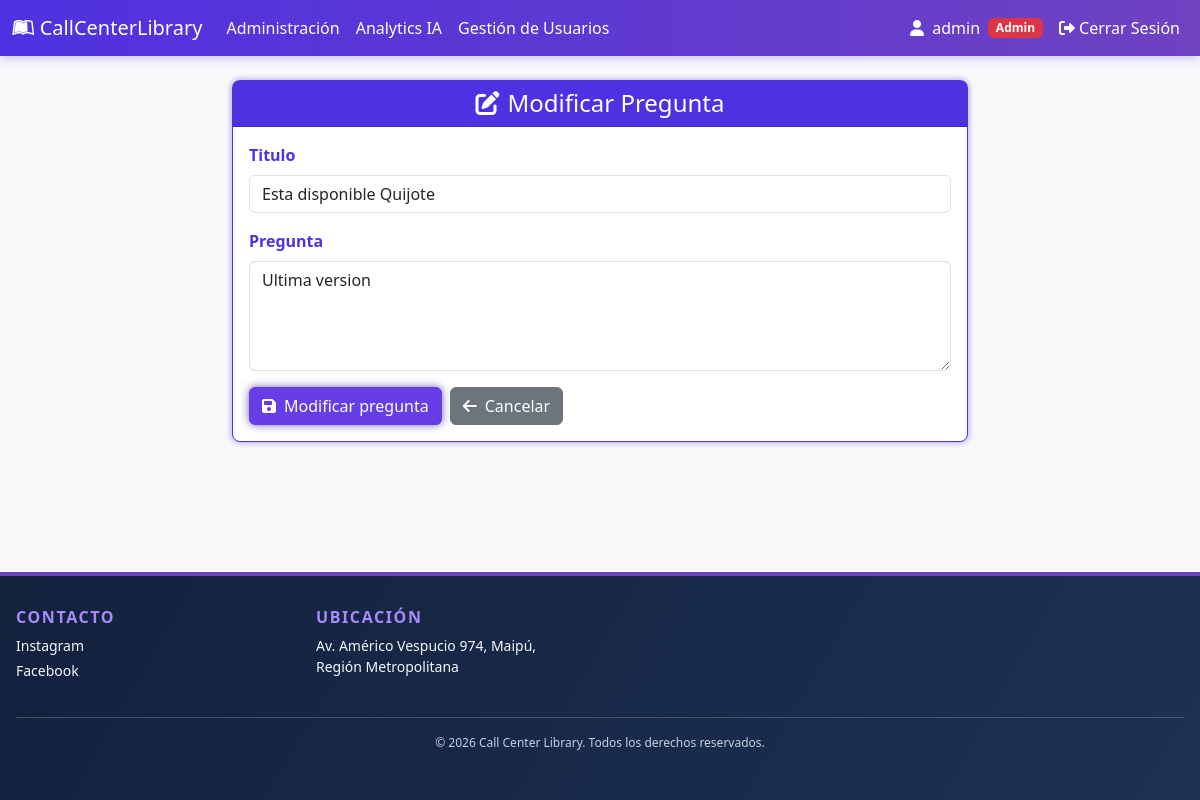
The page /ModificarPregunta/21/ (signed in) on the database its author committed.
### online/models.py (models this page shows, shortened)
class Usuario(AbstractBaseUser):
    nombre = models.CharField(
        verbose_name="Nombre", max_length=30, blank=True, null=True
    )
    apellido = models.CharField(
        verbose_name="Apellido", max_length=30, blank=True, null=True
    )
    rut = models.CharField(
        verbose_name="RUT", max_length=12, unique=True, blank=True, null=True
    )
    correo = models.EmailField(
        verbose_name="Correo electrónico",
        max_length=70,
        unique=True,
    )
    usuario = models.CharField(
        verbose_name="Usuario",
        max_length=50,
        unique=True,
    )
    fecha_nacimiento = models.DateField(
        verbose_name="Fecha de nacimiento", null=True, blank=True
    )
    activo = models.BooleanField(default=True)
    admin = models.BooleanField(default=False)
    tecnico = models.BooleanField(default=False)
    token = TextField(default="")
    token_hasta = DateTimeField(auto_now_add=True)
    USERNAME_FIELD = "usuario"
    REQUIRED_FIELDS = ["correo"]
    objects = UserManager()
    @property
    def is_active(self):
        return self.activo

class Preguntas(models.Model):
    ESTADO_CHOICES = [
        ('pendiente', 'Pendiente'),
        ('en_proceso', 'En Proceso'),
        ('resuelto', 'Resuelto'),
        ('cerrado', 'Cerrado'),
    ]
    PRIORIDAD_CHOICES = [
        ('baja', 'Baja'),
        ('media', 'Media'),
        ('alta', 'Alta'),
        ('urgente', 'Urgente'),
    ]
    idPregunta = models.AutoField(primary_key=True)
    Titulo = models.CharField(max_length=60)
    Pregunta = models.TextField()
    Fecha_creacion = models.DateTimeField()
    Usuario = models.ForeignKey(Usuario, on_delete=models.CASCADE)
    categoria = models.CharField(max_length=50, blank=True, null=True)
    estado = models.CharField(max_length=20, choices=ESTADO_CHOICES, default='pendiente')
    prioridad = models.CharField(max_length=20, choices=PRIORIDAD_CHOICES, default='media')

### administracion/views.py (the view, shortened to what this page needs)
@login_required
def ModificarPregunta(request: HttpRequest, idPregunta: int) -> HttpResponse:
    usuario: object = request.user
    assert isinstance(usuario, Usuario)
    es_admin: int = usuario.admin
    if not es_admin:
        usuario_id: Any | None = usuario.pk
        return redirect(f"/Inicio/{usuario_id}")
    pregunta = get_object_or_404(Preguntas, idPregunta=idPregunta)
    sugerencias_ia: list[Any] = []
    asistente_ia: AsistenteIA = AsistenteIA()
    categoria_ia: str = ""
    preguntas_similares: list[Any] = []
    form: PreguntasForm = PreguntasForm(instance=pregunta)
    resultado_categoria_ia: str
    resultado_preguntas_similares: list[Any]
    if "categoria_ia" in locals():
        resultado_categoria_ia = categoria_ia
    else:
        resultado_categoria_ia = "No disponible"
    if "preguntas_similares" in locals():
        resultado_preguntas_similares = preguntas_similares
    else:
        resultado_preguntas_similares = []
    return render(
        request       = request,
        template_name = "ModificarPregunta.html",
        context       = {
            "form": form,
            "pregunta": pregunta,
            "sugerencias_ia": sugerencias_ia,
            "categoria_ia": resultado_categoria_ia,
            "preguntas_similares": resultado_preguntas_similares,
        },
    )

### online/forms.py
class PreguntasForm(forms.ModelForm):
    class Meta:
        model = Preguntas
        fields = ['Titulo', 'Pregunta', 'Usuario', 'Fecha_creacion', 'categoria']
        widgets = {
            'Titulo': forms.TextInput(attrs={'placeholder': 'Título de la pregunta', 'class': 'form-control'}),
            'Pregunta': forms.Textarea(attrs={'placeholder': 'Escriba su pregunta aquí...', 'class': 'form-control', 'rows': 4}),
            'Usuario': forms.HiddenInput(),
            'Fecha_creacion': forms.HiddenInput(),
            'categoria': forms.HiddenInput(),
        }

### administracion/templates/ModificarPregunta.html (shortened to what this page needs)
{% extends "componentes/header.html" %}
{% load static %}
{% block content %}
<div class="container py-4">
    <div class="row justify-content-center">
        <div class="col-lg-8">
            <div class="card card-purple">
                <div class="card-header bg-purple text-white text-center">
                    <h4 class="mb-0"><i class="fas fa-edit me-2"></i>Modificar Pregunta</h4>
                </div>
                <div class="card-body">
                    <form method="post" action="{% url 'modificar_pregunta' pregunta.idPregunta %}">
                        {% for field in form %}
                            {% if field.is_hidden %}
                                {{ field }}
                            {% else %}
                            <div class="mb-3">
                                <label class="form-label fw-semibold text-purple" for="{{ field.id_for_label }}">{{ field.label }}</label>
                                {{ field }}
                            </div>
                            {% endif %}
                        {% endfor %}
                        <div class="d-flex gap-2 mt-3">
                            <button type="submit" class="btn btn-purple">
                                <i class="fas fa-save me-2"></i>Modificar pregunta
                            </button>
                            <a href="/Administracion/" class="btn btn-secondary">
                                <i class="fas fa-arrow-left me-2"></i>Cancelar
                            </a>
                        </div>
                    </form>
                </div>
            </div>
        </div>
    </div>
</div>
{% endblock %}

### online/templates/componentes/header.html (shortened to what this page needs)
{% load static %}
<!DOCTYPE html>
<html lang="es">
<head>
    <link rel="stylesheet" href="https://cdnjs.cloudflare.com/ajax/libs/font-awesome/6.0.0/css/all.min.css">
    <link href="https://cdn.jsdelivr.net/npm/bootstrap@5.3.8/dist/css/bootstrap.min.css" rel="stylesheet">
    <link href="{% static 'main.css'%}" rel="stylesheet">
</head>
<body>
    <nav class="navbar navbar-expand-lg">
        <div class="container-fluid">
            <a class="navbar-brand" href="{% if user.is_authenticated %}{% if user.admin or user.tecnico %}/Administracion/{% else %}/Inicio/{% endif %}{% else %}/{% endif %}">
            <i class="fa-brands fa-leanpub"></i>
                CallCenterLibrary
            </a>
            <div class="collapse navbar-collapse" id="navbar-items">
                <ul class="navbar-nav me-auto mb-2 mb-lg-0">
                    {% if user.is_authenticated %}
                        {% if user.admin or user.tecnico %}
                        <li class="nav-item">
                            <a class="nav-link" href="/Administracion/">Administración</a>
                        </li>
                        {% if user.admin %}
                        <li class="nav-item">
                            <a class="nav-link" href="{% url 'analytics_ia' %}">Analytics IA</a>
                        </li>
                        {% endif %}
                        {% if user.admin %}
                        <li class="nav-item">
                            <a class="nav-link" href="/GestionUsuarios/">Gestión de Usuarios</a>
                        </li>
                        {% endif %}
                        {% else %}
                        <li class="nav-item">
                            <a class="nav-link" href="/Inicio/">Inicio</a>
                        </li>
                        {% endif %}
                    {% else %}
                        <li class="nav-item">
                            <a class="nav-link" href="/">Inicio</a>
                        </li>
                    {% endif %}
                </ul>
                {% if user.is_authenticated %}
                    <span class="text-white me-2">
                        <i class="fas fa-user me-1"></i> {{ user.usuario }}
                    </span>
                    {% if user.admin %}
                        <span class="badge bg-danger me-2">Admin</span>
                    {% elif user.tecnico %}
                        <span class="badge bg-info me-2">Técnico</span>
                    {% endif %}
                {% endif %}
                <ul class="navbar-nav mb-2 mb-lg-0">
                    {% if user.is_authenticated %}
                        <li class="nav-item">
                            <form method="post" action="{% url 'Logout' %}" class="d-inline">
                                <button type="submit" class="btn btn-link nav-link">
                                    <i class="fas fa-sign-out-alt"></i> Cerrar Sesión
                                </button>
                            </form>
                        </li>
                    {% endif %}
                </ul>
            </div>
        </div>
    </nav>
    <main>
        {% block content %}
        {% endblock %}
    </main>
    <footer class="site-footer">
        <div class="footer-content">
            <section class="footer-section">
                <h2>Contacto</h2>
                <p>Instagram</p>
                <p>Facebook</p>
            </section>
            <section class="footer-section">
                <h2>Ubicación</h2>
                <p>Av. Américo Vespucio 974, Maipú, Región Metropolitana</p>
            </section>
            <p class="footer-copyright">© 2026 Call Center Library. Todos los derechos reservados.</p>
        </div>
    </footer>
</body>
</html>

### static/main.css (style rules this page uses)
:root { --bs-primary: #6f42c1; --bs-primary-rgb: 111, 66, 193; --bs-secondary: #764ba2; --purple-accent: #673de6; --purple-deep: #4E31E1; --purple-gradient: linear-gradient(135deg, #667eea 0%, #764ba2 100%); }
body { min-height: 100vh; background-color: #f8f9fa; display: flex; flex-direction: column; }
main { flex: 1 0 auto; width: 100%; }
.navbar { background: linear-gradient(90deg, #4E31E1 0%, #6f42c1 100%) !important; box-shadow: 0 2px 10px rgba(78, 49, 225, 0.3); }
.navbar-brand, .navbar-nav .nav-link { color: white !important; font-weight: 500; }
.btn-purple { background-color: var(--purple-accent); border-color: var(--purple-accent); color: white; box-shadow: 0px 0px 8px 0px rgba(52, 32, 150, 0.7); }
.text-purple { color: var(--purple-deep) !important; }
.bg-purple { background-color: var(--purple-deep) !important; }
.card-purple { border: 1px solid var(--purple-deep); box-shadow: 0px 0px 5px 2px rgba(78, 49, 225, 0.3); border-radius: 8px; }
.site-footer { background: linear-gradient(120deg, #14213d 0%, #1c3154 100%); color: #f4f7fb; padding: 2rem 0; margin-top: auto; border-top: 4px solid #6f42c1; }
.footer-content { max-width: 1200px; margin: 0 auto; padding: 0 1rem; display: grid; grid-template-columns: repeat(auto-fit, minmax(250px, 1fr)); gap: 2rem; }
.footer-section h2 { color: #a78bfa; font-size: 1rem; font-weight: 700; text-transform: uppercase; letter-spacing: 0.1em; margin-bottom: 0.5rem; }
.footer-section p { margin: 0.25rem 0; font-size: 0.875rem; }
.footer-copyright { grid-column: 1 / -1; text-align: center; color: #c5d1e1; font-size: 0.75rem; padding-top: 1rem; border-top: 1px solid rgba(255, 255, 255, 0.2); }

### rows shown on the page
Usuario: usuario "admin"
Preguntas: form "Esta disponible Quijote" "Ultima version"

### other values the page prints
{{ field.label }} "Titulo" "Pregunta"
